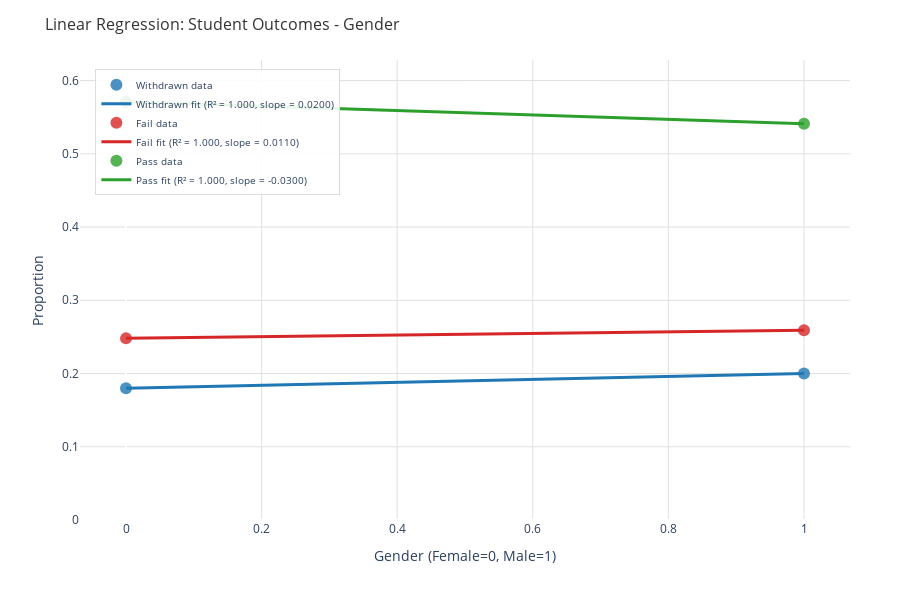
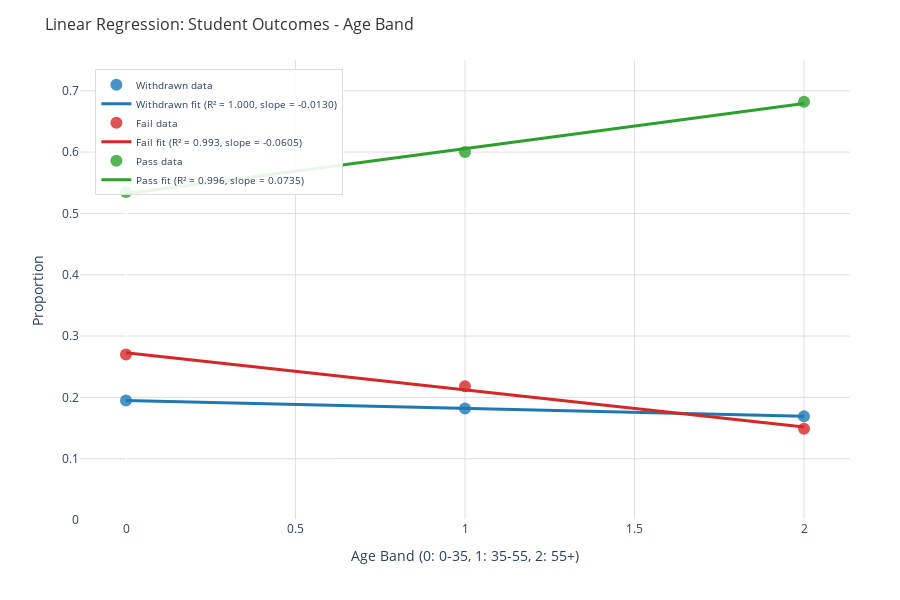
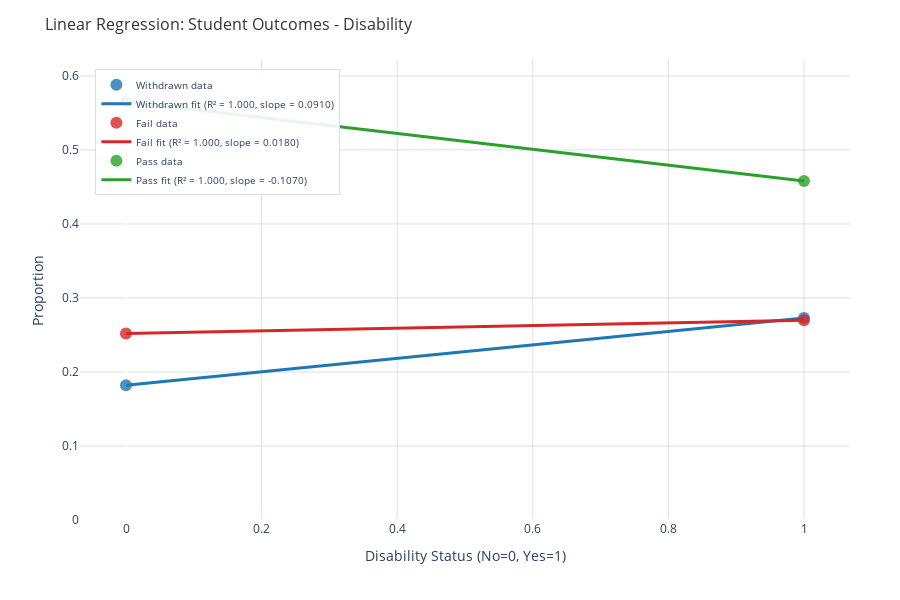
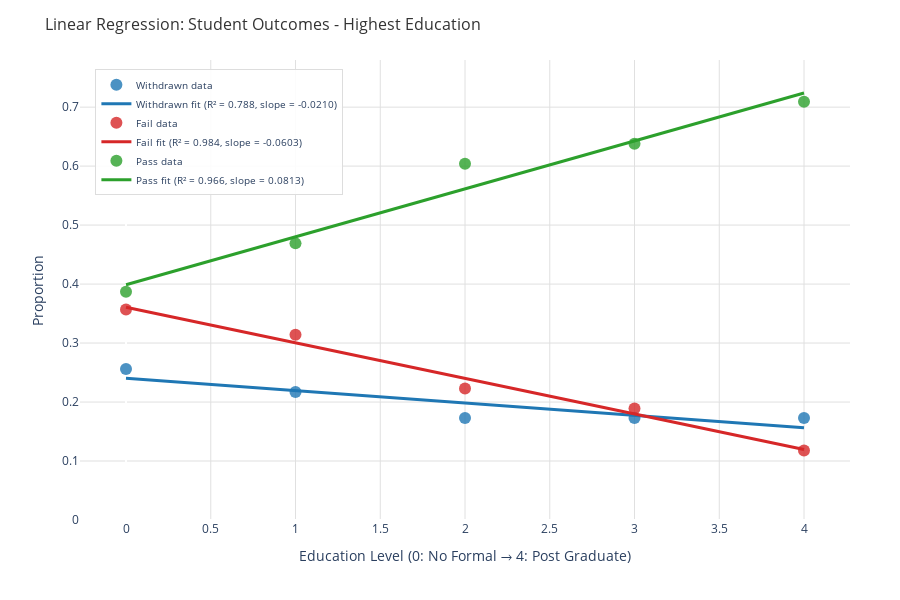

Notebook source saved alongside these figures, in order:
### Code cell
## Complete Linear Regression Analysis - All Variables

# Enhanced version with detailed analysis and organized display
print("🔬 COMPREHENSIVE LINEAR REGRESSION ANALYSIS")
print("=" * 70)
print("This analysis examines linear relationships between all demographic")
print("variables and student outcomes (Withdrawn=0, Fail=1, Pass=2).\n")

# Ensure we have the required data
if 'cross_tables' not in locals():
    print("🔄 Creating cross-tabulation tables...")
    cross_tables = create_cross_tables(processed_data)

# Create all plots with enhanced statistics
from analysis_engine import calculate_linear_regression
import pandas as pd

print("📊 CREATING PLOTS WITH STATISTICAL ANALYSIS:")
print("-" * 60)

# Store all results for summary
all_results = []
plot_order = ['gender', 'age_band', 'disability', 'highest_education', 'imd_band', 'region']

for i, var_name in enumerate(plot_order, 1):
    if var_name in cross_tables:
        print(f"\n{i}. 📈 {var_name.replace('_', ' ').title()}:")
        print("   " + "-" * 45)
        
        cross_table = cross_tables[var_name]
        config = VARIABLE_CONFIGS[var_name].copy()
        
        # Handle special cases for x-values
        if var_name == 'region':
            sorted_regions = sorted(cross_table.index.tolist())
            cross_table = cross_table.reindex(sorted_regions)
            x_values = list(range(len(sorted_regions)))
            categories = sorted_regions
        elif var_name == 'highest_education' and 'order' in config:
            cross_table = cross_table.reindex(config['order'])
            x_values = config['x_values']
            categories = config['categories']
        else:
            x_values = config['x_values']
            categories = config['categories']
        
        # Calculate and display regression statistics
        print("   📊 Regression Statistics:")
        var_results = []
        for col in cross_table.columns:
            y_values = cross_table[col].values
            regression = calculate_linear_regression(x_values, y_values)
            result_name = RESULT_CODE_MAPPING.get(col, f'Code {col}')
            
            # Classify relationship strength
            r2 = regression['r_squared']
            if r2 > 0.7:
                strength = "💪 Strong"
            elif r2 > 0.4:
                strength = "🔸 Moderate" 
            elif r2 > 0.2:
                strength = "🔹 Weak"
            else:
                strength = "⚪ Very Weak"
            
            trend = "📈 Positive" if regression['slope'] > 0 else "📉 Negative"
            
            print(f"      {result_name:>11}: R² = {r2:.3f} | Slope = {regression['slope']:+.4f} | {strength} {trend}")
            
            # Store for summary
            var_results.append({
                'Variable': var_name.replace('_', ' ').title(),
                'Outcome': result_name,
                'R_Squared': r2,
                'Slope': regression['slope'],
                'Strength': strength.split()[1],  # Remove emoji
                'Trend': trend.split()[1]  # Remove emoji
            })
        
        all_results.extend(var_results)
        
        # Create and show the plot
        try:
            fig = create_plotly_regression_plot(
                cross_table,
                var_name.replace('_', ' ').title(),
                x_values,
                config['x_label'],
                categories
            )
            
            print("   ✅ Plot created successfully")
            fig.show()
            
        except Exception as e:
            print(f"   ❌ Error creating plot: {e}")

# Create comprehensive summary
print(f"\n📋 COMPREHENSIVE ANALYSIS SUMMARY:")
print("=" * 60)

if all_results:
    results_df = pd.DataFrame(all_results)
    
    # Overall statistics
    avg_r2 = results_df['R_Squared'].mean()
    max_r2 = results_df['R_Squared'].max()
    strong_count = len(results_df[results_df['R_Squared'] > 0.5])
    
    print(f"📊 Overall Statistics:")
    print(f"   • Total relationships analyzed: {len(results_df)}")
    print(f"   • Average R²: {avg_r2:.3f}")
    print(f"   • Strongest relationship: R² = {max_r2:.3f}")
    print(f"   • Strong relationships (R² > 0.5): {strong_count}")
    
    # Best predictors by variable
    print(f"\n🏆 Best Predictors by Variable:")
    best_by_var = results_df.loc[results_df.groupby('Variable')['R_Squared'].idxmax()]
    for _, row in best_by_var.iterrows():
        print(f"   • {row['Variable']:15} → {row['Outcome']:10}: R² = {row['R_Squared']:.3f}")
    
    # Strongest overall relationships
    print(f"\n🎯 Top 5 Strongest Relationships:")
    top_5 = results_df.nlargest(5, 'R_Squared')
    for i, (_, row) in enumerate(top_5.iterrows(), 1):
        trend_emoji = "📈" if row['Trend'] == 'Positive' else "📉"
        print(f"   {i}. {trend_emoji} {row['Variable']} → {row['Outcome']}: R² = {row['R_Squared']:.3f}")
    
    # Trend analysis
    print(f"\n📈 Trend Analysis:")
    positive_trends = len(results_df[results_df['Trend'] == 'Positive'])
    negative_trends = len(results_df[results_df['Trend'] == 'Negative'])
    print(f"   • Positive trends: {positive_trends} ({positive_trends/len(results_df)*100:.1f}%)")
    print(f"   • Negative trends: {negative_trends} ({negative_trends/len(results_df)*100:.1f}%)")
    
    # Display full results table
    print(f"\n📋 Complete Results Table:")
    print("-" * 50)
    display(results_df.sort_values('R_Squared', ascending=False).round(4))

else:
    print("❌ No results to summarize - check if plots were created successfully")

print(f"\n🎉 Complete analysis finished!")
print(f"💡 All plots are interactive - hover, zoom, and explore the data!")
print(f"📊 Use the regression lines to understand trends and relationships.")

### Figure 1 — Plotly figure (JSON) as saved in the notebook; plotly's stock layout.template omitted (floating-point values rounded to 4 significant figures)
{"data": [{"hovertemplate": "<b>%{text}</b><br>Gender (Female=0, Male=1): %{x}<br>Proportion: %{y:.3f}<br>Result: Withdrawn<extra></extra>", "marker": {"color": "#1f77b4", "opacity": 0.8, "size": 12}, "mode": "markers", "name": "Withdrawn data", "text": ["Female", "Male"], "type": "scatter", "x": [0, 1], "y": [0.18, 0.2]}, {"hovertemplate": "Withdrawn Trend Line<br>R² = 1.000<br>Slope = 0.0200<extra></extra>", "line": {"color": "#1f77b4", "width": 3}, "mode": "lines", "name": "Withdrawn fit (R² = 1.000, slope = 0.0200)", "type": "scatter", "x": [0, 1], "y": [0.18, 0.2]}, {"hovertemplate": "<b>%{text}</b><br>Gender (Female=0, Male=1): %{x}<br>Proportion: %{y:.3f}<br>Result: Fail<extra></extra>", "marker": {"color": "#d62728", "opacity": 0.8, "size": 12}, "mode": "markers", "name": "Fail data", "text": ["Female", "Male"], "type": "scatter", "x": [0, 1], "y": [0.248, 0.259]}, {"hovertemplate": "Fail Trend Line<br>R² = 1.000<br>Slope = 0.0110<extra></extra>", "line": {"color": "#d62728", "width": 3}, "mode": "lines", "name": "Fail fit (R² = 1.000, slope = 0.0110)", "type": "scatter", "x": [0, 1], "y": [0.248, 0.259]}, {"hovertemplate": "<b>%{text}</b><br>Gender (Female=0, Male=1): %{x}<br>Proportion: %{y:.3f}<br>Result: Pass<extra></extra>", "marker": {"color": "#2ca02c", "opacity": 0.8, "size": 12}, "mode": "markers", "name": "Pass data", "text": ["Female", "Male"], "type": "scatter", "x": [0, 1], "y": [0.571, 0.541]}, {"hovertemplate": "Pass Trend Line<br>R² = 1.000<br>Slope = -0.0300<extra></extra>", "line": {"color": "#2ca02c", "width": 3}, "mode": "lines", "name": "Pass fit (R² = 1.000, slope = -0.0300)", "type": "scatter", "x": [0, 1], "y": [0.571, 0.541]}], "layout": {"height": 600, "legend": {"bgcolor": "rgba(255,255,255,0.9)", "bordercolor": "#ddd", "borderwidth": 1, "font": {"size": 10}, "x": 0.02, "y": 0.98}, "margin": {"b": 80, "l": 80, "r": 50, "t": 60}, "paper_bgcolor": "white", "plot_bgcolor": "white", "title": {"font": {"color": "#333", "size": 16}, "text": "Linear Regression: Student Outcomes - Gender"}, "width": 900, "xaxis": {"gridcolor": "#e0e0e0", "title": {"text": "Gender (Female=0, Male=1)"}}, "yaxis": {"gridcolor": "#e0e0e0", "range": [0, 0.6281], "title": {"text": "Proportion"}}}}

### Figure 2 — Plotly figure (JSON) as saved in the notebook; plotly's stock layout.template omitted (floating-point values rounded to 4 significant figures)
{"data": [{"hovertemplate": "<b>%{text}</b><br>Age Band (0: 0-35, 1: 35-55, 2: 55+): %{x}<br>Proportion: %{y:.3f}<br>Result: Withdrawn<extra></extra>", "marker": {"color": "#1f77b4", "opacity": 0.8, "size": 12}, "mode": "markers", "name": "Withdrawn data", "text": ["0-35", "35-55", "55+"], "type": "scatter", "x": [0, 1, 2], "y": [0.195, 0.182, 0.169]}, {"hovertemplate": "Withdrawn Trend Line<br>R² = 1.000<br>Slope = -0.0130<extra></extra>", "line": {"color": "#1f77b4", "width": 3}, "mode": "lines", "name": "Withdrawn fit (R² = 1.000, slope = -0.0130)", "type": "scatter", "x": [0, 1, 2], "y": [0.195, 0.182, 0.169]}, {"hovertemplate": "<b>%{text}</b><br>Age Band (0: 0-35, 1: 35-55, 2: 55+): %{x}<br>Proportion: %{y:.3f}<br>Result: Fail<extra></extra>", "marker": {"color": "#d62728", "opacity": 0.8, "size": 12}, "mode": "markers", "name": "Fail data", "text": ["0-35", "35-55", "55+"], "type": "scatter", "x": [0, 1, 2], "y": [0.27, 0.218, 0.149]}, {"hovertemplate": "Fail Trend Line<br>R² = 0.993<br>Slope = -0.0605<extra></extra>", "line": {"color": "#d62728", "width": 3}, "mode": "lines", "name": "Fail fit (R² = 0.993, slope = -0.0605)", "type": "scatter", "x": [0, 1, 2], "y": [0.2728, 0.2123, 0.1518]}, {"hovertemplate": "<b>%{text}</b><br>Age Band (0: 0-35, 1: 35-55, 2: 55+): %{x}<br>Proportion: %{y:.3f}<br>Result: Pass<extra></extra>", "marker": {"color": "#2ca02c", "opacity": 0.8, "size": 12}, "mode": "markers", "name": "Pass data", "text": ["0-35", "35-55", "55+"], "type": "scatter", "x": [0, 1, 2], "y": [0.535, 0.6, 0.682]}, {"hovertemplate": "Pass Trend Line<br>R² = 0.996<br>Slope = 0.0735<extra></extra>", "line": {"color": "#2ca02c", "width": 3}, "mode": "lines", "name": "Pass fit (R² = 0.996, slope = 0.0735)", "type": "scatter", "x": [0, 1, 2], "y": [0.5322, 0.6057, 0.6792]}], "layout": {"height": 600, "legend": {"bgcolor": "rgba(255,255,255,0.9)", "bordercolor": "#ddd", "borderwidth": 1, "font": {"size": 10}, "x": 0.02, "y": 0.98}, "margin": {"b": 80, "l": 80, "r": 50, "t": 60}, "paper_bgcolor": "white", "plot_bgcolor": "white", "title": {"font": {"color": "#333", "size": 16}, "text": "Linear Regression: Student Outcomes - Age Band"}, "width": 900, "xaxis": {"gridcolor": "#e0e0e0", "title": {"text": "Age Band (0: 0-35, 1: 35-55, 2: 55+)"}}, "yaxis": {"gridcolor": "#e0e0e0", "range": [0, 0.7502], "title": {"text": "Proportion"}}}}

### Figure 3 — Plotly figure (JSON) as saved in the notebook; plotly's stock layout.template omitted (floating-point values rounded to 4 significant figures)
{"data": [{"hovertemplate": "<b>%{text}</b><br>Disability Status (No=0, Yes=1): %{x}<br>Proportion: %{y:.3f}<br>Result: Withdrawn<extra></extra>", "marker": {"color": "#1f77b4", "opacity": 0.8, "size": 12}, "mode": "markers", "name": "Withdrawn data", "text": ["No", "Yes"], "type": "scatter", "x": [0, 1], "y": [0.182, 0.273]}, {"hovertemplate": "Withdrawn Trend Line<br>R² = 1.000<br>Slope = 0.0910<extra></extra>", "line": {"color": "#1f77b4", "width": 3}, "mode": "lines", "name": "Withdrawn fit (R² = 1.000, slope = 0.0910)", "type": "scatter", "x": [0, 1], "y": [0.182, 0.273]}, {"hovertemplate": "<b>%{text}</b><br>Disability Status (No=0, Yes=1): %{x}<br>Proportion: %{y:.3f}<br>Result: Fail<extra></extra>", "marker": {"color": "#d62728", "opacity": 0.8, "size": 12}, "mode": "markers", "name": "Fail data", "text": ["No", "Yes"], "type": "scatter", "x": [0, 1], "y": [0.252, 0.27]}, {"hovertemplate": "Fail Trend Line<br>R² = 1.000<br>Slope = 0.0180<extra></extra>", "line": {"color": "#d62728", "width": 3}, "mode": "lines", "name": "Fail fit (R² = 1.000, slope = 0.0180)", "type": "scatter", "x": [0, 1], "y": [0.252, 0.27]}, {"hovertemplate": "<b>%{text}</b><br>Disability Status (No=0, Yes=1): %{x}<br>Proportion: %{y:.3f}<br>Result: Pass<extra></extra>", "marker": {"color": "#2ca02c", "opacity": 0.8, "size": 12}, "mode": "markers", "name": "Pass data", "text": ["No", "Yes"], "type": "scatter", "x": [0, 1], "y": [0.565, 0.458]}, {"hovertemplate": "Pass Trend Line<br>R² = 1.000<br>Slope = -0.1070<extra></extra>", "line": {"color": "#2ca02c", "width": 3}, "mode": "lines", "name": "Pass fit (R² = 1.000, slope = -0.1070)", "type": "scatter", "x": [0, 1], "y": [0.565, 0.458]}], "layout": {"height": 600, "legend": {"bgcolor": "rgba(255,255,255,0.9)", "bordercolor": "#ddd", "borderwidth": 1, "font": {"size": 10}, "x": 0.02, "y": 0.98}, "margin": {"b": 80, "l": 80, "r": 50, "t": 60}, "paper_bgcolor": "white", "plot_bgcolor": "white", "title": {"font": {"color": "#333", "size": 16}, "text": "Linear Regression: Student Outcomes - Disability"}, "width": 900, "xaxis": {"gridcolor": "#e0e0e0", "title": {"text": "Disability Status (No=0, Yes=1)"}}, "yaxis": {"gridcolor": "#e0e0e0", "range": [0, 0.6215], "title": {"text": "Proportion"}}}}

### Figure 4 — Plotly figure (JSON) as saved in the notebook; plotly's stock layout.template omitted (floating-point values rounded to 4 significant figures)
{"data": [{"hovertemplate": "<b>%{text}</b><br>Education Level (0: No Formal → 4: Post Graduate): %{x}<br>Proportion: %{y:.3f}<br>Result: Withdrawn<extra></extra>", "marker": {"color": "#1f77b4", "opacity": 0.8, "size": 12}, "mode": "markers", "name": "Withdrawn data", "text": ["No Formal Qualifications", "Lower Than A Level", "A Level or Equivalent", "Higher Education Qualification", "Post Graduate Qualification"], "type": "scatter", "x": [0, 1, 2, 3, 4], "y": [0.256, 0.217, 0.173, 0.173, 0.173]}, {"hovertemplate": "Withdrawn Trend Line<br>R² = 0.788<br>Slope = -0.0210<extra></extra>", "line": {"color": "#1f77b4", "width": 3}, "mode": "lines", "name": "Withdrawn fit (R² = 0.788, slope = -0.0210)", "type": "scatter", "x": [0, 1, 2, 3, 4], "y": [0.2404, 0.2194, 0.1984, 0.1774, 0.1564]}, {"hovertemplate": "<b>%{text}</b><br>Education Level (0: No Formal → 4: Post Graduate): %{x}<br>Proportion: %{y:.3f}<br>Result: Fail<extra></extra>", "marker": {"color": "#d62728", "opacity": 0.8, "size": 12}, "mode": "markers", "name": "Fail data", "text": ["No Formal Qualifications", "Lower Than A Level", "A Level or Equivalent", "Higher Education Qualification", "Post Graduate Qualification"], "type": "scatter", "x": [0, 1, 2, 3, 4], "y": [0.357, 0.314, 0.223, 0.189, 0.118]}, {"hovertemplate": "Fail Trend Line<br>R² = 0.984<br>Slope = -0.0603<extra></extra>", "line": {"color": "#d62728", "width": 3}, "mode": "lines", "name": "Fail fit (R² = 0.984, slope = -0.0603)", "type": "scatter", "x": [0, 1, 2, 3, 4], "y": [0.3608, 0.3005, 0.2402, 0.1799, 0.1196]}, {"hovertemplate": "<b>%{text}</b><br>Education Level (0: No Formal → 4: Post Graduate): %{x}<br>Proportion: %{y:.3f}<br>Result: Pass<extra></extra>", "marker": {"color": "#2ca02c", "opacity": 0.8, "size": 12}, "mode": "markers", "name": "Pass data", "text": ["No Formal Qualifications", "Lower Than A Level", "A Level or Equivalent", "Higher Education Qualification", "Post Graduate Qualification"], "type": "scatter", "x": [0, 1, 2, 3, 4], "y": [0.387, 0.469, 0.604, 0.638, 0.709]}, {"hovertemplate": "Pass Trend Line<br>R² = 0.966<br>Slope = 0.0813<extra></extra>", "line": {"color": "#2ca02c", "width": 3}, "mode": "lines", "name": "Pass fit (R² = 0.966, slope = 0.0813)", "type": "scatter", "x": [0, 1, 2, 3, 4], "y": [0.3988, 0.4801, 0.5614, 0.6427, 0.724]}], "layout": {"height": 600, "legend": {"bgcolor": "rgba(255,255,255,0.9)", "bordercolor": "#ddd", "borderwidth": 1, "font": {"size": 10}, "x": 0.02, "y": 0.98}, "margin": {"b": 80, "l": 80, "r": 50, "t": 60}, "paper_bgcolor": "white", "plot_bgcolor": "white", "title": {"font": {"color": "#333", "size": 16}, "text": "Linear Regression: Student Outcomes - Highest Education"}, "width": 900, "xaxis": {"gridcolor": "#e0e0e0", "title": {"text": "Education Level (0: No Formal → 4: Post Graduate)"}}, "yaxis": {"gridcolor": "#e0e0e0", "range": [0, 0.7799], "title": {"text": "Proportion"}}}}
